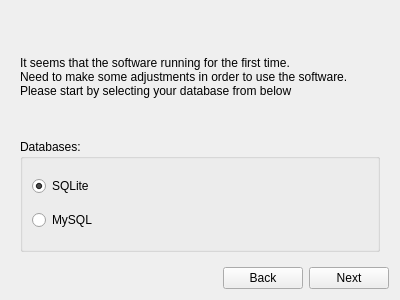
<?xml version="1.0" encoding="UTF-8"?>
<ui version="4.0">
 <class>ConfigForm</class>
 <widget class="QWidget" name="ConfigForm">
  <property name="geometry">
   <rect>
    <x>0</x>
    <y>0</y>
    <width>400</width>
    <height>300</height>
   </rect>
  </property>
  <property name="windowTitle">
   <string>Configuration</string>
  </property>
  <property name="locale">
   <locale language="English" country="UnitedKingdom"/>
  </property>
  <layout class="QGridLayout" name="gridLayout">
   <item row="0" column="0" colspan="3">
    <widget class="QStackedWidget" name="stackedWidget">
     <property name="currentIndex">
      <number>0</number>
     </property>
     <widget class="QWidget" name="p0">
      <layout class="QGridLayout" name="gridLayout_2">
       <item row="0" column="0">
        <widget class="QLabel" name="p0label">
         <property name="text">
          <string>It seems that the software running for the first time.
Need to make some adjustments in order to use the software.
Please start by selecting your database from below</string>
         </property>
         <property name="wordWrap">
          <bool>true</bool>
         </property>
        </widget>
       </item>
       <item row="1" column="0">
        <widget class="QGroupBox" name="groupBox">
         <property name="title">
          <string>Databases:</string>
         </property>
         <layout class="QGridLayout" name="gridLayout_3">
          <item row="0" column="0">
           <widget class="QRadioButton" name="sqliteRadio">
            <property name="text">
             <string notr="true">SQLite</string>
            </property>
            <property name="checked">
             <bool>true</bool>
            </property>
           </widget>
          </item>
          <item row="1" column="0">
           <widget class="QRadioButton" name="mysqlRadio">
            <property name="text">
             <string notr="true">MySQL</string>
            </property>
           </widget>
          </item>
         </layout>
        </widget>
       </item>
      </layout>
     </widget>
     <widget class="QWidget" name="ps">
      <layout class="QGridLayout" name="gridLayout_4">
       <item row="0" column="0">
        <widget class="QGroupBox" name="groupBox_2">
         <property name="title">
          <string>Please specify the address of SQLite database file.</string>
         </property>
         <layout class="QGridLayout" name="gridLayout_5">
          <item row="0" column="0" colspan="2">
           <widget class="QCheckBox" name="defaultCheck">
            <property name="text">
             <string>Default Address</string>
            </property>
            <property name="checked">
             <bool>true</bool>
            </property>
           </widget>
          </item>
          <item row="2" column="1">
           <widget class="QPushButton" name="addressButton">
            <property name="enabled">
             <bool>false</bool>
            </property>
            <property name="text">
             <string>Choose Address</string>
            </property>
           </widget>
          </item>
          <item row="1" column="0" colspan="2">
           <widget class="QLineEdit" name="addressLine">
            <property name="enabled">
             <bool>false</bool>
            </property>
           </widget>
          </item>
         </layout>
        </widget>
       </item>
      </layout>
     </widget>
     <widget class="QWidget" name="pm">
      <layout class="QGridLayout" name="gridLayout_6">
       <item row="0" column="0">
        <widget class="QGroupBox" name="groupBox_3">
         <property name="title">
          <string>MySQL settings</string>
         </property>
         <layout class="QGridLayout" name="gridLayout_7">
          <item row="0" column="0">
           <widget class="QLabel" name="label">
            <property name="text">
             <string>Server</string>
            </property>
           </widget>
          </item>
          <item row="0" column="1">
           <widget class="QLineEdit" name="serverLine">
            <property name="text">
             <string notr="true">localhost</string>
            </property>
           </widget>
          </item>
          <item row="1" column="0">
           <widget class="QLabel" name="label_2">
            <property name="text">
             <string>User Name</string>
            </property>
           </widget>
          </item>
          <item row="1" column="1">
           <widget class="QLineEdit" name="unameLine">
            <property name="text">
             <string notr="true">bilge</string>
            </property>
           </widget>
          </item>
          <item row="2" column="0">
           <widget class="QLabel" name="label_3">
            <property name="text">
             <string>User Pass</string>
            </property>
           </widget>
          </item>
          <item row="2" column="1">
           <widget class="QLineEdit" name="upassLine">
            <property name="text">
             <string notr="true">123456</string>
            </property>
           </widget>
          </item>
          <item row="4" column="0">
           <widget class="QPushButton" name="defaultButton">
            <property name="text">
             <string>Defaults</string>
            </property>
           </widget>
          </item>
          <item row="3" column="0">
           <widget class="QLabel" name="label_4">
            <property name="text">
             <string>DB Name</string>
            </property>
           </widget>
          </item>
          <item row="3" column="1">
           <widget class="QLineEdit" name="dbLine">
            <property name="text">
             <string>bilgedb</string>
            </property>
           </widget>
          </item>
         </layout>
        </widget>
       </item>
      </layout>
     </widget>
    </widget>
   </item>
   <item row="1" column="0">
    <spacer name="horizontalSpacer">
     <property name="orientation">
      <enum>Qt::Horizontal</enum>
     </property>
     <property name="sizeHint" stdset="0">
      <size>
       <width>40</width>
       <height>20</height>
      </size>
     </property>
    </spacer>
   </item>
   <item row="1" column="1">
    <widget class="QPushButton" name="backButton">
     <property name="text">
      <string>Back</string>
     </property>
    </widget>
   </item>
   <item row="1" column="2">
    <widget class="QPushButton" name="nextButton">
     <property name="text">
      <string>Next</string>
     </property>
    </widget>
   </item>
  </layout>
 </widget>
 <resources/>
 <connections>
  <connection>
   <sender>defaultCheck</sender>
   <signal>toggled(bool)</signal>
   <receiver>addressButton</receiver>
   <slot>setDisabled(bool)</slot>
   <hints>
    <hint type="sourcelabel">
     <x>199</x>
     <y>104</y>
    </hint>
    <hint type="destinationlabel">
     <x>199</x>
     <y>187</y>
    </hint>
   </hints>
  </connection>
  <connection>
   <sender>defaultCheck</sender>
   <signal>toggled(bool)</signal>
   <receiver>addressLine</receiver>
   <slot>setDisabled(bool)</slot>
   <hints>
    <hint type="sourcelabel">
     <x>199</x>
     <y>104</y>
    </hint>
    <hint type="destinationlabel">
     <x>130</x>
     <y>186</y>
    </hint>
   </hints>
  </connection>
 </connections>
</ui>
